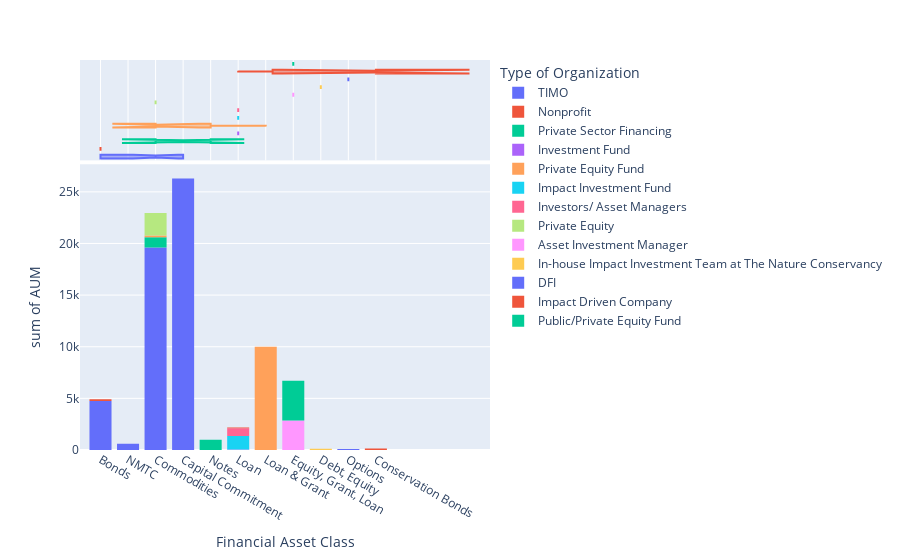

This figure's notebook cell:
### Code cell
fig = px.histogram(data, x="Financial Asset Class", y="AUM", marginal="box",color ="Type of Organization")
fig.show()

### Figure 1 — Plotly figure (JSON) as saved in the notebook; plotly's stock layout.template omitted (floating-point values rounded to 4 significant figures)
{"data": [{"alignmentgroup": "True", "bingroup": "x", "histfunc": "sum", "hovertemplate": "Type of Organization=TIMO<br>Financial Asset Class=%{x}<br>sum of AUM=%{y}<extra></extra>", "legendgroup": "TIMO", "marker": {"color": "#636efa"}, "name": "TIMO", "offsetgroup": "TIMO", "orientation": "v", "showlegend": true, "type": "histogram", "x": ["Bonds", "Bonds", "Bonds", "Bonds", "Bonds", "NMTC ", "NMTC ", "Bonds", "Bonds", "Bonds", "Bonds", "Bonds", "Commodities", "Commodities", "Commodities", "Commodities", "Commodities", "Commodities", "Commodities", "Capital Commitment", "Capital Commitment", "Capital Commitment", "Capital Commitment", "Capital Commitment", "Capital Commitment", "Capital Commitment", "Capital Commitment", "Capital Commitment", "Capital Commitment", "Capital Commitment", "Capital Commitment", "Capital Commitment", "Capital Commitment"], "xaxis": "x", "y": [885, 885, 885, 300, 300, 300, 300, 300, 300, 300, 300, 300, 2800, 2800, 2800, 2800, 2800, 2800, 2800, 381, 381, 381, 381, 381, 381, 3000, 3000, 3000, 3000, 3000, 3000, 3000, 3000], "yaxis": "y"}, {"alignmentgroup": "True", "hovertemplate": "Type of Organization=TIMO<br>Financial Asset Class=%{x}<extra></extra>", "legendgroup": "TIMO", "marker": {"color": "#636efa"}, "name": "TIMO", "notched": true, "offsetgroup": "TIMO", "showlegend": false, "type": "box", "x": ["Bonds", "Bonds", "Bonds", "Bonds", "Bonds", "NMTC ", "NMTC ", "Bonds", "Bonds", "Bonds", "Bonds", "Bonds", "Commodities", "Commodities", "Commodities", "Commodities", "Commodities", "Commodities", "Commodities", "Capital Commitment", "Capital Commitment", "Capital Commitment", "Capital Commitment", "Capital Commitment", "Capital Commitment", "Capital Commitment", "Capital Commitment", "Capital Commitment", "Capital Commitment", "Capital Commitment", "Capital Commitment", "Capital Commitment", "Capital Commitment"], "xaxis": "x2", "yaxis": "y2"}, {"alignmentgroup": "True", "bingroup": "x", "histfunc": "sum", "hovertemplate": "Type of Organization=Nonprofit<br>Financial Asset Class=%{x}<br>sum of AUM=%{y}<extra></extra>", "legendgroup": "Nonprofit", "marker": {"color": "#EF553B"}, "name": "Nonprofit", "offsetgroup": "Nonprofit", "orientation": "v", "showlegend": true, "type": "histogram", "x": ["Bonds"], "xaxis": "x", "y": [150], "yaxis": "y"}, {"alignmentgroup": "True", "hovertemplate": "Type of Organization=Nonprofit<br>Financial Asset Class=%{x}<extra></extra>", "legendgroup": "Nonprofit", "marker": {"color": "#EF553B"}, "name": "Nonprofit", "notched": true, "offsetgroup": "Nonprofit", "showlegend": false, "type": "box", "x": ["Bonds"], "xaxis": "x2", "yaxis": "y2"}, {"alignmentgroup": "True", "bingroup": "x", "histfunc": "sum", "hovertemplate": "Type of Organization=Private Sector Financing<br>Financial Asset Class=%{x}<br>sum of AUM=%{y}<extra></extra>", "legendgroup": "Private Sector Financing", "marker": {"color": "#00cc96"}, "name": "Private Sector Financing", "offsetgroup": "Private Sector Financing", "orientation": "v", "showlegend": true, "type": "histogram", "x": ["Notes", "Commodities"], "xaxis": "x", "y": [1000, 1000], "yaxis": "y"}, {"alignmentgroup": "True", "hovertemplate": "Type of Organization=Private Sector Financing<br>Financial Asset Class=%{x}<extra></extra>", "legendgroup": "Private Sector Financing", "marker": {"color": "#00cc96"}, "name": "Private Sector Financing", "notched": true, "offsetgroup": "Private Sector Financing", "showlegend": false, "type": "box", "x": ["Notes", "Commodities"], "xaxis": "x2", "yaxis": "y2"}, {"alignmentgroup": "True", "bingroup": "x", "histfunc": "sum", "hovertemplate": "Type of Organization=Investment Fund<br>Financial Asset Class=%{x}<br>sum of AUM=%{y}<extra></extra>", "legendgroup": "Investment Fund", "marker": {"color": "#ab63fa"}, "name": "Investment Fund", "offsetgroup": "Investment Fund", "orientation": "v", "showlegend": true, "type": "histogram", "x": ["Loan"], "xaxis": "x", "y": [60], "yaxis": "y"}, {"alignmentgroup": "True", "hovertemplate": "Type of Organization=Investment Fund<br>Financial Asset Class=%{x}<extra></extra>", "legendgroup": "Investment Fund", "marker": {"color": "#ab63fa"}, "name": "Investment Fund", "notched": true, "offsetgroup": "Investment Fund", "showlegend": false, "type": "box", "x": ["Loan"], "xaxis": "x2", "yaxis": "y2"}, {"alignmentgroup": "True", "bingroup": "x", "histfunc": "sum", "hovertemplate": "Type of Organization=Private Equity Fund<br>Financial Asset Class=%{x}<br>sum of AUM=%{y}<extra></extra>", "legendgroup": "Private Equity Fund", "marker": {"color": "#FFA15A"}, "name": "Private Equity Fund", "offsetgroup": "Private Equity Fund", "orientation": "v", "showlegend": true, "type": "histogram", "x": ["Loan & Grant", "Commodities", "Commodities", "Commodities"], "xaxis": "x", "y": [10000, 60.2, 60.2, 60.2], "yaxis": "y"}, {"alignmentgroup": "True", "hovertemplate": "Type of Organization=Private Equity Fund<br>Financial Asset Class=%{x}<extra></extra>", "legendgroup": "Private Equity Fund", "marker": {"color": "#FFA15A"}, "name": "Private Equity Fund", "notched": true, "offsetgroup": "Private Equity Fund", "showlegend": false, "type": "box", "x": ["Loan & Grant", "Commodities", "Commodities", "Commodities"], "xaxis": "x2", "yaxis": "y2"}, {"alignmentgroup": "True", "bingroup": "x", "histfunc": "sum", "hovertemplate": "Type of Organization=Impact Investment Fund<br>Financial Asset Class=%{x}<br>sum of AUM=%{y}<extra></extra>", "legendgroup": "Impact Investment Fund", "marker": {"color": "#19d3f3"}, "name": "Impact Investment Fund", "offsetgroup": "Impact Investment Fund", "orientation": "v", "showlegend": true, "type": "histogram", "x": ["Loan", "Loan", "Loan"], "xaxis": "x", "y": [429.5, 429.5, 429.5], "yaxis": "y"}, {"alignmentgroup": "True", "hovertemplate": "Type of Organization=Impact Investment Fund<br>Financial Asset Class=%{x}<extra></extra>", "legendgroup": "Impact Investment Fund", "marker": {"color": "#19d3f3"}, "name": "Impact Investment Fund", "notched": true, "offsetgroup": "Impact Investment Fund", "showlegend": false, "type": "box", "x": ["Loan", "Loan", "Loan"], "xaxis": "x2", "yaxis": "y2"}, {"alignmentgroup": "True", "bingroup": "x", "histfunc": "sum", "hovertemplate": "Type of Organization=Investors/ Asset Managers<br>Financial Asset Class=%{x}<br>sum of AUM=%{y}<extra></extra>", "legendgroup": "Investors/ Asset Managers", "marker": {"color": "#FF6692"}, "name": "Investors/ Asset Managers", "offsetgroup": "Investors/ Asset Managers", "orientation": "v", "showlegend": true, "type": "histogram", "x": ["Loan", "Loan"], "xaxis": "x", "y": [380, 380], "yaxis": "y"}, {"alignmentgroup": "True", "hovertemplate": "Type of Organization=Investors/ Asset Managers<br>Financial Asset Class=%{x}<extra></extra>", "legendgroup": "Investors/ Asset Managers", "marker": {"color": "#FF6692"}, "name": "Investors/ Asset Managers", "notched": true, "offsetgroup": "Investors/ Asset Managers", "showlegend": false, "type": "box", "x": ["Loan", "Loan"], "xaxis": "x2", "yaxis": "y2"}, {"alignmentgroup": "True", "bingroup": "x", "histfunc": "sum", "hovertemplate": "Type of Organization=Private Equity<br>Financial Asset Class=%{x}<br>sum of AUM=%{y}<extra></extra>", "legendgroup": "Private Equity", "marker": {"color": "#B6E880"}, "name": "Private Equity", "offsetgroup": "Private Equity", "orientation": "v", "showlegend": true, "type": "histogram", "x": ["Commodities", "Commodities", "Commodities", "Commodities", "Commodities", "Commodities", "Commodities", "Commodities", "Commodities"], "xaxis": "x", "y": [242, 242, 242, 242, 242, 242, 242, 242, 242], "yaxis": "y"}, {"alignmentgroup": "True", "hovertemplate": "Type of Organization=Private Equity<br>Financial Asset Class=%{x}<extra></extra>", "legendgroup": "Private Equity", "marker": {"color": "#B6E880"}, "name": "Private Equity", "notched": true, "offsetgroup": "Private Equity", "showlegend": false, "type": "box", "x": ["Commodities", "Commodities", "Commodities", "Commodities", "Commodities", "Commodities", "Commodities", "Commodities", "Commodities"], "xaxis": "x2", "yaxis": "y2"}, {"alignmentgroup": "True", "bingroup": "x", "histfunc": "sum", "hovertemplate": "Type of Organization=Asset Investment Manager<br>Financial Asset Class=%{x}<br>sum of AUM=%{y}<extra></extra>", "legendgroup": "Asset Investment Manager", "marker": {"color": "#FF97FF"}, "name": "Asset Investment Manager", "offsetgroup": "Asset Investment Manager", "orientation": "v", "showlegend": true, "type": "histogram", "x": ["Equity, Grant, Loan", "Equity, Grant, Loan", "Equity, Grant, Loan", "Equity, Grant, Loan", "Equity, Grant, Loan", "Equity, Grant, Loan", "Equity, Grant, Loan", "Equity, Grant, Loan", "Equity, Grant, Loan", "Equity, Grant, Loan", "Equity, Grant, Loan", "Equity, Grant, Loan", "Equity, Grant, Loan", "Equity, Grant, Loan", "Equity, Grant, Loan"], "xaxis": "x", "y": [190, 190, 190, 190, 190, 190, 190, 190, 190, 190, 190, 190, 190, 190, 190], "yaxis": "y"}, {"alignmentgroup": "True", "hovertemplate": "Type of Organization=Asset Investment Manager<br>Financial Asset Class=%{x}<extra></extra>", "legendgroup": "Asset Investment Manager", "marker": {"color": "#FF97FF"}, "name": "Asset Investment Manager", "notched": true, "offsetgroup": "Asset Investment Manager", "showlegend": false, "type": "box", "x": ["Equity, Grant, Loan", "Equity, Grant, Loan", "Equity, Grant, Loan", "Equity, Grant, Loan", "Equity, Grant, Loan", "Equity, Grant, Loan", "Equity, Grant, Loan", "Equity, Grant, Loan", "Equity, Grant, Loan", "Equity, Grant, Loan", "Equity, Grant, Loan", "Equity, Grant, Loan", "Equity, Grant, Loan", "Equity, Grant, Loan", "Equity, Grant, Loan"], "xaxis": "x2", "yaxis": "y2"}, {"alignmentgroup": "True", "bingroup": "x", "histfunc": "sum", "hovertemplate": "Type of Organization=In-house Impact Investment Team at The Nature Conservancy<br>Financial Asset Class=%{x}<br>sum of AUM=%{y}<extra></extra>", "legendgroup": "In-house Impact Investment Team at The Nature Conservancy", "marker": {"color": "#FECB52"}, "name": "In-house Impact Investment Team at The Nature Conservancy", "offsetgroup": "In-house Impact Investment Team at The Nature Conservancy", "orientation": "v", "showlegend": true, "type": "histogram", "x": ["Debt, Equity"], "xaxis": "x", "y": [130], "yaxis": "y"}, {"alignmentgroup": "True", "hovertemplate": "Type of Organization=In-house Impact Investment Team at The Nature Conservancy<br>Financial Asset Class=%{x}<extra></extra>", "legendgroup": "In-house Impact Investment Team at The Nature Conservancy", "marker": {"color": "#FECB52"}, "name": "In-house Impact Investment Team at The Nature Conservancy", "notched": true, "offsetgroup": "In-house Impact Investment Team at The Nature Conservancy", "showlegend": false, "type": "box", "x": ["Debt, Equity"], "xaxis": "x2", "yaxis": "y2"}, {"alignmentgroup": "True", "bingroup": "x", "histfunc": "sum", "hovertemplate": "Type of Organization=DFI<br>Financial Asset Class=%{x}<br>sum of AUM=%{y}<extra></extra>", "legendgroup": "DFI", "marker": {"color": "#636efa"}, "name": "DFI", "offsetgroup": "DFI", "orientation": "v", "showlegend": true, "type": "histogram", "x": ["Options", "Options"], "xaxis": "x", "y": [54, 54], "yaxis": "y"}, {"alignmentgroup": "True", "hovertemplate": "Type of Organization=DFI<br>Financial Asset Class=%{x}<extra></extra>", "legendgroup": "DFI", "marker": {"color": "#636efa"}, "name": "DFI", "notched": true, "offsetgroup": "DFI", "showlegend": false, "type": "box", "x": ["Options", "Options"], "xaxis": "x2", "yaxis": "y2"}, {"alignmentgroup": "True", "bingroup": "x", "histfunc": "sum", "hovertemplate": "Type of Organization=Impact Driven Company<br>Financial Asset Class=%{x}<br>sum of AUM=%{y}<extra></extra>", "legendgroup": "Impact Driven Company", "marker": {"color": "#EF553B"}, "name": "Impact Driven Company", "offsetgroup": "Impact Driven Company", "orientation": "v", "showlegend": true, "type": "histogram", "x": ["Conservation Bonds", "Conservation Bonds", "Loan"], "xaxis": "x", "y": [75, 75, 75], "yaxis": "y"}, {"alignmentgroup": "True", "hovertemplate": "Type of Organization=Impact Driven Company<br>Financial Asset Class=%{x}<extra></extra>", "legendgroup": "Impact Driven Company", "marker": {"color": "#EF553B"}, "name": "Impact Driven Company", "notched": true, "offsetgroup": "Impact Driven Company", "showlegend": false, "type": "box", "x": ["Conservation Bonds", "Conservation Bonds", "Loan"], "xaxis": "x2", "yaxis": "y2"}, {"alignmentgroup": "True", "bingroup": "x", "histfunc": "sum", "hovertemplate": "Type of Organization=Public/Private Equity Fund<br>Financial Asset Class=%{x}<br>sum of AUM=%{y}<extra></extra>", "legendgroup": "Public/Private Equity Fund", "marker": {"color": "#00cc96"}, "name": "Public/Private Equity Fund", "offsetgroup": "Public/Private Equity Fund", "orientation": "v", "showlegend": true, "type": "histogram", "x": ["Equity, Grant, Loan", "Equity, Grant, Loan", "Equity, Grant, Loan", "Equity, Grant, Loan", "Equity, Grant, Loan", "Equity, Grant, Loan", "Equity, Grant, Loan", "Equity, Grant, Loan"], "xaxis": "x", "y": [481, 481, 481, 481, 481, 481, 481, 481], "yaxis": "y"}, {"alignmentgroup": "True", "hovertemplate": "Type of Organization=Public/Private Equity Fund<br>Financial Asset Class=%{x}<extra></extra>", "legendgroup": "Public/Private Equity Fund", "marker": {"color": "#00cc96"}, "name": "Public/Private Equity Fund", "notched": true, "offsetgroup": "Public/Private Equity Fund", "showlegend": false, "type": "box", "x": ["Equity, Grant, Loan", "Equity, Grant, Loan", "Equity, Grant, Loan", "Equity, Grant, Loan", "Equity, Grant, Loan", "Equity, Grant, Loan", "Equity, Grant, Loan", "Equity, Grant, Loan"], "xaxis": "x2", "yaxis": "y2"}], "layout": {"barmode": "relative", "legend": {"title": {"text": "Type of Organization"}, "tracegroupgap": 0}, "margin": {"t": 60}, "xaxis": {"anchor": "y", "domain": [0, 1], "title": {"text": "Financial Asset Class"}}, "xaxis2": {"anchor": "y2", "domain": [0, 1], "matches": "x", "showgrid": true, "showticklabels": false}, "yaxis": {"anchor": "x", "domain": [0, 0.7326], "title": {"text": "sum of AUM"}}, "yaxis2": {"anchor": "x2", "domain": [0.7426, 1], "matches": "y2", "showgrid": false, "showline": false, "showticklabels": false, "ticks": ""}}}
